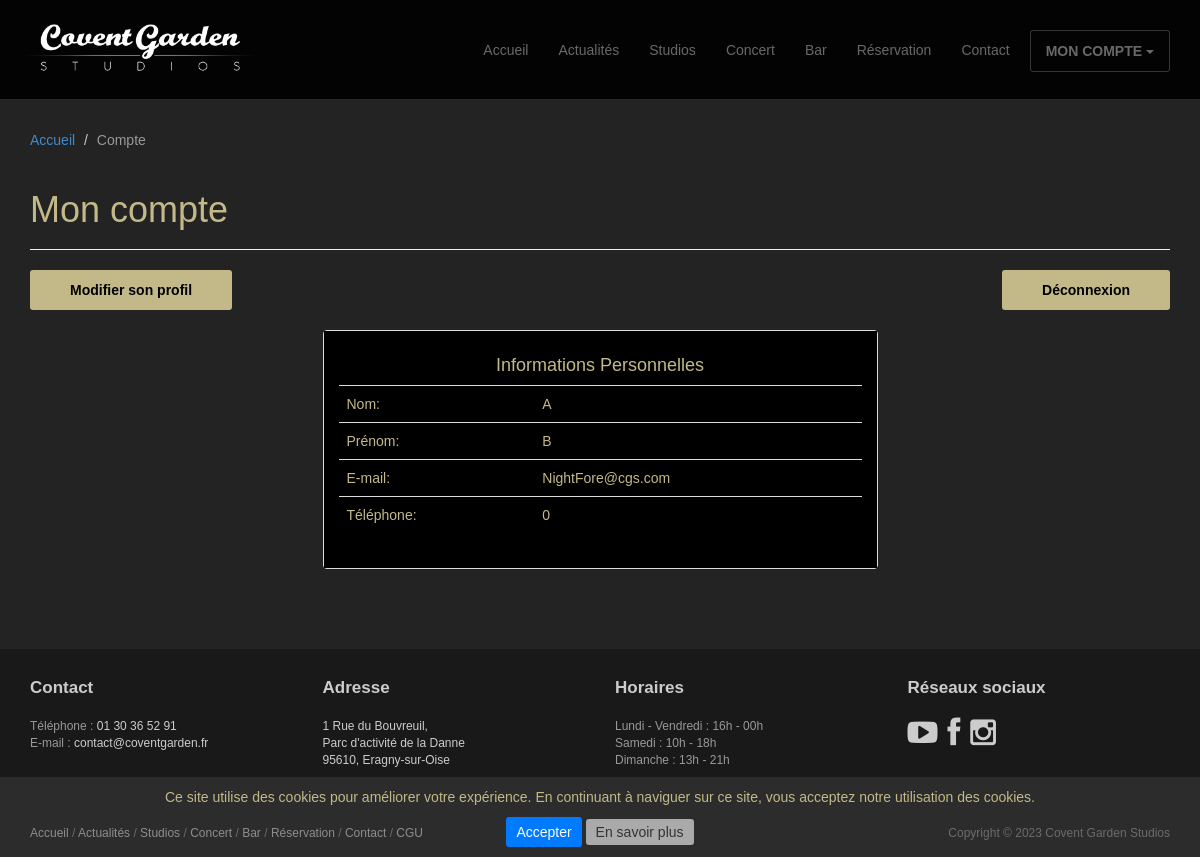
Page /compte/ (signed in) on the committed database.
### studios/models.py (models this page shows, shortened)
class CustomUser(AbstractUser):
    username = MODEL_USERNAME
    email = MODEL_EMAIL
    last_name = MODEL_LAST_NAME
    first_name = MODEL_FIRST_NAME
    phone = MODEL_PHONE
    password = MODEL_PASSWORD
    password_confirm = MODEL_PASSWORD_CONFIRM

### studios/views.py (the view)
# urls.py: path('compte/', views.ProfileDetailView.as_view(), name='profile_detail'),
class ProfileDetailView(LoginRequiredMixin, View):
    redirect_field_name = ''
    template_name = "profile/profile_detail.html"
    context = {
        "title": "Mon compte",
        "breadcrumb": [
            {"view": "home", "name": "Accueil"},
            {"view": None, "name": "Compte"}]
    }
    def get(self, request):
        return render(request, self.template_name, self.context)

### studios/templates/profile/profile_detail.html (shortened to what this page needs)
{% extends 'base/base.html' %}
{% load static %}
{% block header %}
<header id="head" class="secondary"></header>
{% endblock %}
{% block page_header %}
<header class="page-header">
	<h1 class="page-title">{{title}}</h1>
</header>
{% endblock %}
{% block content %}
<div class="row">
	<div class="col-lg-6 text-left">
		<form action="{% url 'profile_update' %}">
			<button class="btn btn-action">Modifier son profil</button>
		</form>
	</div>
	<div class="col-lg-6 text-right">
		<form action="{% url 'account_log_out' %}">
			<button class="btn btn-action">Déconnexion</button>
		</form>
	</div>
</div>
<br>
<div class="row">
	<div class="col-md-6 col-md-offset-3 col-sm-8 col-sm-offset-2">
		<div class="panel panel-default">
			<div class="panel-body">
				<h4 class="text-center">Informations Personnelles</h4>
				<table class="table">
					<tbody>
						<tr>
							<td>Nom:</td>
							<td>{{ user.last_name }}</td>
						</tr>
						<tr>
							<td>Prénom:</td>
							<td>{{ user.first_name }}</td>
						</tr>
						<tr>
							<td>E-mail:</td>
							<td>{{ user.email }}</td>
						</tr>
						<tr>
							<td>Téléphone:</td>
							<td>{{ user.phone }}</td>
						</tr>
					</tbody>
				</table>
			</div>
		</div>
	</div>
</div>
{% endblock %}

### studios/static/studios/css/main.css (style rules this page uses)
#head { background:#181015 url( ../images/bg_header.jpg) no-repeat; background-size: cover; min-height:1020px; text-align: center;padding-top: 275px; color:white; font-family:"Open sans", Helvetica, Arial; font-weight:30; }
#head.secondary { height:100px; min-height: 100px; padding-top:0px; }
h1, h2, h3, h4, h5, h6 { font-family:"Open sans", Helvetica, Arial; }
h1, .h1, h2, .h2, h3, .h3 { margin-top:30px; }
.page-title { margin-top:20px; font-weight:300; }
body { background-color: #232323; color: #c3b988; font-family: 'Ubuntu', sans-serif; }

### rows in the picture
CustomUser: last_name "A", first_name "B", email "NightFore@cgs.com", phone "0"

### other values in the picture
{{ trail.name }} "Accueil"
{{ trail.name }} "Compte"
{{ title }} "Mon compte"
